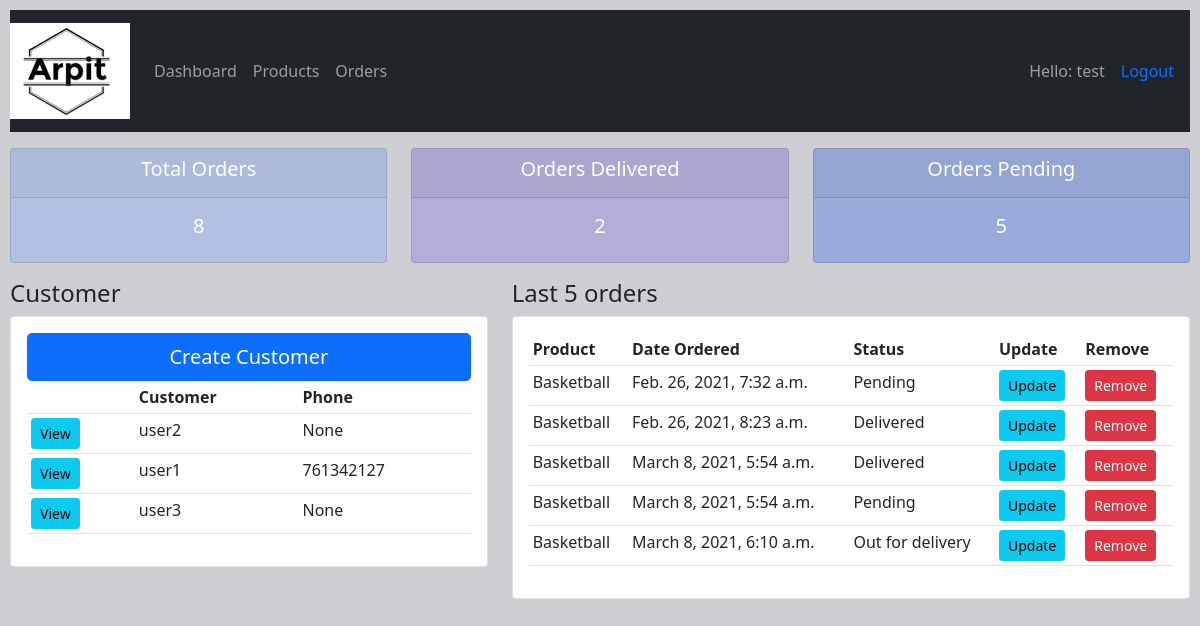
Page / (signed in) on the earlier database version.
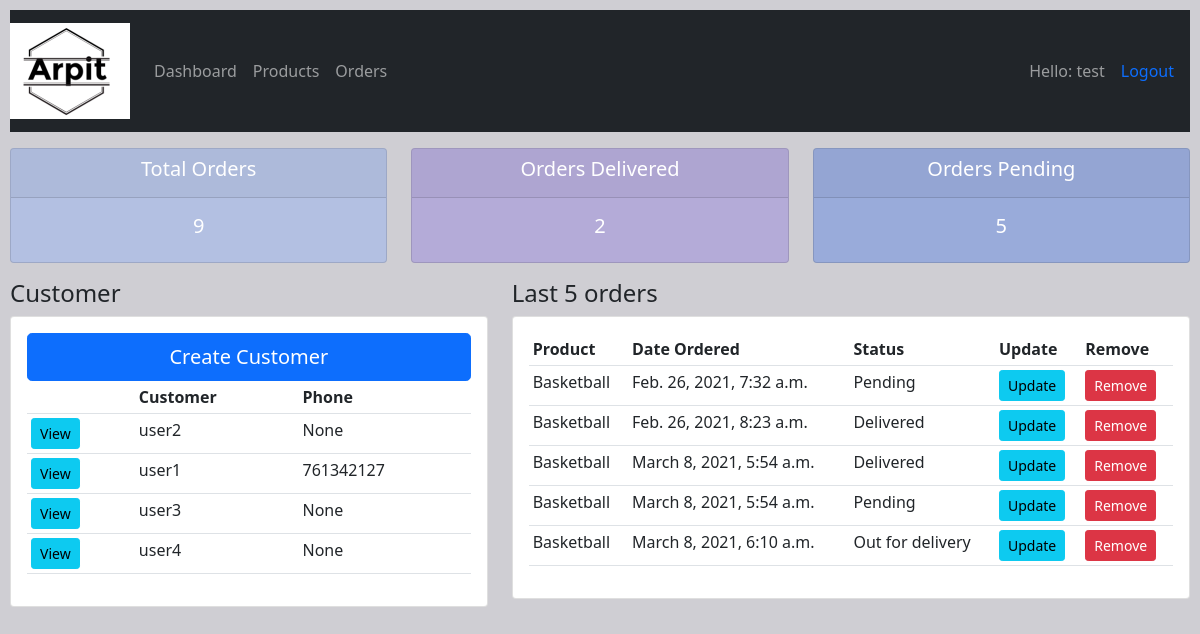
Same page on the later database version.
### crm1/models.py (models this page shows, shortened)
class Customer(models.Model):
    user = models.OneToOneField(User, null=True, on_delete=models.CASCADE)
    name = models.CharField(max_length=250, null=True)
    phone = models.CharField(max_length=15, null=True)
    email = models.EmailField(max_length=50, null=True)
    date_created = models.DateTimeField(auto_now_add=True, null=True)
    profile_picture = models.ImageField(default='Arpit.png',null=True, blank=True)

class Order(models.Model):
    STATUS = (
        ('Pending', 'Pending'),
        ('Out for delivery', 'Out for delivery'),
        ('Delivered', 'Delivered'),
    )
    customer = models.ForeignKey(
        Customer, null=True, on_delete=models.SET_NULL)
    product = models.ForeignKey(Product, null=True, on_delete=models.SET_NULL)
    date_created = models.DateTimeField(auto_now_add=True, null=True)
    status = models.CharField(max_length=200, choices=STATUS)

class Product(models.Model):
    CATEGORY = (
        ('Indoor', 'Indoor'),
        ('Outdoor', 'Outdoor'),
    )
    name = models.CharField(max_length=250, null=True)
    price = models.FloatField(null=True)
    category = models.CharField(max_length=250, null=True, choices=CATEGORY)
    description = models.CharField(max_length=200, null=True, blank=True
                                   )
    date_created = models.DateTimeField(auto_now_add=True, null=True)
    tags = models.ManyToManyField(Tag)
    def __str__(self):
        return self.name

### crm1/decorators.py (the view)
    def wrapper_func(request, *args, **kwargs):
        group = None
        if request.user.groups.exists():
            group = request.user.groups.all()[0].name
        if group == 'admin':
            return view_func(request, *args, **kwargs)
        if group == 'customer':
            return redirect('customer',pk = request.user.customer.id)

### crm1/views.py (called while the page is built)
@login_required(login_url='login')
@admin_only
def dashboard(request):
    customers = Customer.objects.all()
    orders = Order.objects.order_by('date_created')
    order_latest= orders[:5]
    total_orders = orders.count()
    pending_orders = orders.filter(status="Pending").count()
    delivered_orders = orders.filter(status="Delivered").count()
    context = {"customers": customers, "orders": orders,
               "total": total_orders,
               "pending": pending_orders,
               "delivered": delivered_orders,
               "order_latest":order_latest,
               }
    return render(request, 'crm1/dashboard.html', context)

### crm1/templates/crm1/dashboard.html
{% extends 'crm1/base.html' %}
{% block content %}
{% include 'crm1/status.html' %}
<div class="row">
    <div class="col-sm-5">
        <h4>Customer</h4>
        <div class="card card-body">
            <a href="{% url 'register' %}" class="btn btn-primary btn-lg btn-block">Create Customer</a>
            <table class="table table-sm">
                <tr>
                    <th></th>
                    <th>Customer</th>
                    <th>Phone</th>
                </tr>
                {%for customer in customers%}
                <tr>
                    <td><a href="{% url 'customer' customer.id %}" class="btn btn-sm btn-info">View</a></td>
                    <td>{{customer.name}}</td>
                    <td>{{customer.phone}}</td>
                </tr>
                {% endfor %}
            </table>
        </div>
    </div>
    <div class="col-sm-7">
        <h4>Last 5 orders</h4>
        <div class="card card-body">
            <table class="table table-sm">
                <tr>
                    <th>Product</th>
                    <th>Date Ordered</th>
                    <th>Status</th>
                    <th>Update</th>
                    <th>Remove</th>
                </tr>
                {% for order in order_latest %}
                <tr>
                    <td>{{order.product}}</td>
                    <td>{{order.date_created}}</td>
                    <td>{{order.status}}</td>
                    <td><a href="{% url 'update_order' order.id %}" class="btn btn-sm btn-info">Update</a></td>
                    <td><a href="{% url 'delete_order' order.id %}" class="btn btn-sm btn-danger">Remove</a></td>
                </tr>
                {% endfor %}
            </table>
        </div>
    </div>
</div>
{% endblock %}

Differences in the rows shown:
added Customer: name "user4", phone "None"
Other differences:
{{ total }}: "8" → "9"
